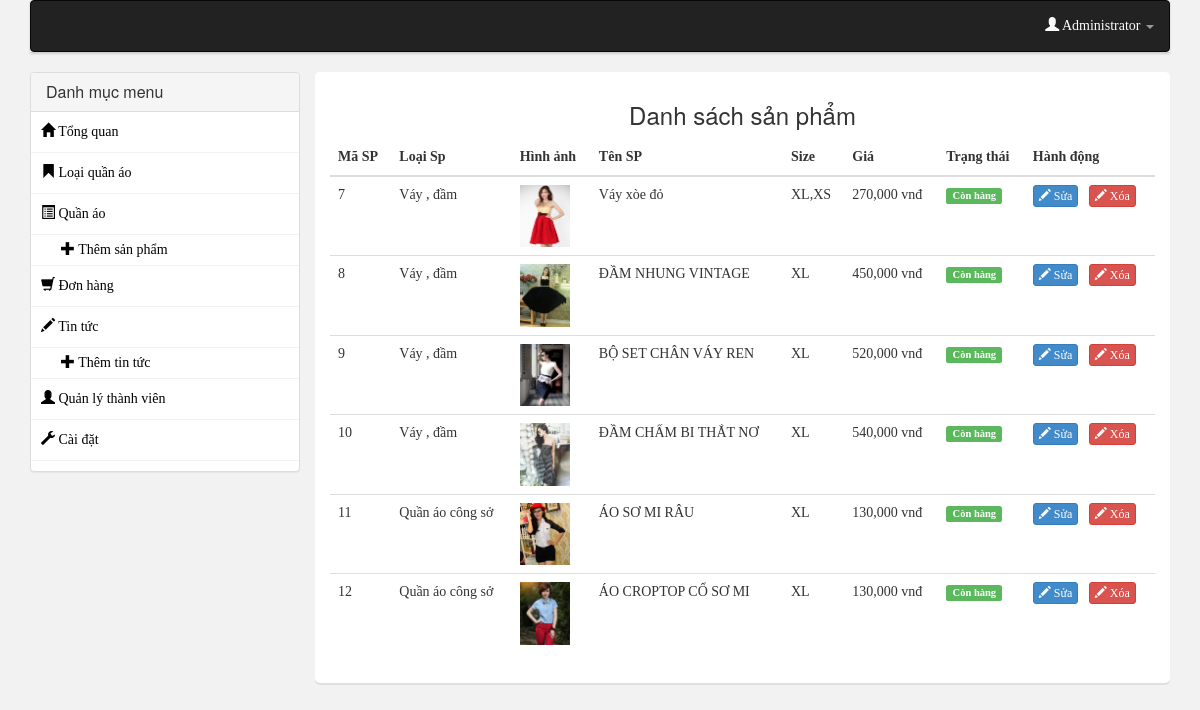
The app's page /admincp/index.php?action=product (signed in) with its own data.
### tables this page shows
CREATE TABLE IF NOT EXISTS `sanpham` (
  `masp` int(11) NOT NULL AUTO_INCREMENT,
  `maloai` int(11) NOT NULL,
  `tensp` varchar(100) NOT NULL,
  `mota` text NOT NULL,
  `gia` int(11) NOT NULL,
  `size` varchar(20) NOT NULL,
  `hinhanh` varchar(100) NOT NULL,
  `trangthai` int(11) NOT NULL,
  PRIMARY KEY (`masp`)
);

CREATE TABLE IF NOT EXISTS `theloaisp` (
  `maloai` int(11) NOT NULL AUTO_INCREMENT,
  `tenloai` varchar(30) NOT NULL,
  `mota` varchar(100) NOT NULL,
  PRIMARY KEY (`maloai`)
);

### include/class.db.php (called while the page is built, shortened)
<?php
Class Config extends mysqli{
    public $db;
    public $query;
    public function __construct(){
       $this->db = new mysqli('localhost','root','','project_nhom16') or die($this->db->errno);
       $this->db->query("SET NAMES 'utf8'");
    }
    public function fetchData(){
        $data = array();
        $this->result = $this->db->query($this->query);
        while ($dl = $this->result->fetch_assoc()) {
            $data[] = $dl;
        }
    return $data;
    }
}
?>

### admincp/inc/product.php (the view)
<h3 class="text-center" >Danh sách sản phẩm</h3>
<table class="table">
<thead>
    <th>Mã SP</th>
    <th>Loại Sp</th>
    <th>Hình ảnh</th>
    <th>Tên SP</th>
    <th>Size</th>
    <th>Giá</th>
    <th>Trạng thái</th>
    <th>Hành động</th>
</thead>
<tbody>
    <?php
        $data = $sp->show_product();
        foreach ($data as $v) {
    ?>
    <tr>
        <td><?php echo $v['masp'];?></td>
        <td><?php echo $v['tenloai'];?></td>
        <td><img src="../uploads/product/<?php echo $v['hinhanh'];?>" class="img-responsive" width="50px"/></td>
        <td><?php echo $v['tensp'];?></td>
        <td><?php echo $v['size'];?></td>
        <td><?php echo number_format($v['gia']).' vnđ';?></td>
        <td><?php echo $sp->product_status($v['trangthai']);?></td>
        <td>
             <a href="index.php?action=edit_product&id=<?php echo $v['masp'];?>"><button class="btn btn-primary btn-xs"><b class="glyphicon glyphicon-pencil"></b> Sửa</button> &nbsp;</a>
             <a href="index.php?action=delete_product&id=<?php echo $v['masp'];?>"><button class="btn btn-danger btn-xs" onclick="return confirm('Bạn có muốn xóa không ?');"><b class="glyphicon glyphicon-pencil"></b> Xóa</button></a>
        </td>
    </tr>
    <?php
        }
    ?>
</tbody>
</table>

### admincp/index.php (shortened to what this page needs)
<?php
require_once('../include/class.admincp.php');
$sp = new Categories();
?>
<!DOCTYPE html>
<html>
  <head>
    <link href="css/bootstrap.min.css" rel="stylesheet" />
    <link href="css/style.css" rel="stylesheet"/>
  </head>
  <body>
    <div class="wrap-page">
      <div class="container">
        <div class="menu ">
          <nav class="navbar navbar-inverse" role="navigation">
            <div class="navbar-header">
              <a class="navbar-brand" href="#"><img src="file:///C:/Users/Nguyen/Downloads/bootstrap-3.0.2-dist/bootstrap-3.0.2-dist/ex/images/logo.png" height="17px" width="74px"></a>
            </div>
            <div class="collapse navbar-collapse" id="bs-example-navbar-collapse-1">
              <ul class="nav navbar-nav navbar-right">
                <li class="dropdown">
                  <a href="#" class="dropdown-toggle" data-toggle="dropdown"><b class="glyphicon glyphicon-user"></b> Administrator <b class="caret"></b></a>
                </li>
              </ul>
            </div>
          </nav>
        </div>
        <div class="col-md-3 sidebar-menu">
          <div class="panel-group" id="accordion">
            <div class="panel panel-default">
              <div class="panel-heading">
                <h4 class="panel-title">
                  <a data-toggle="collapse" data-parent="#accordion" href="#collapseOne">
                    Danh mục menu
                  </a>
                </h4>
              </div>
              <div id="collapseOne" class="panel-collapse collapse in">
                <div class="panel-body">
                  <ul>
                    <li><a href="index.php"><b class="glyphicon glyphicon-home"></b> Tổng quan</a></li>
                    <li class="dropdown"><a href="index.php?action=cat"><b class="glyphicon glyphicon-bookmark"></b> Loại quần áo</a>
                    </li>
                    <li><a href="index.php?action=product"><b class="glyphicon glyphicon-list-alt"></b> Quần áo</a>
                        <ul>
                            <li><a href="index.php?action=add_product"><b class="glyphicon glyphicon-plus"></b> Thêm sản phẩm</a></li>
                        </ul>
                    </li>
                    <li><a href="index.php?action=order"><b class="glyphicon glyphicon-shopping-cart"></b> Đơn hàng</a></li>
                    <li><a href="index.php?action=news"><b class="glyphicon glyphicon-pencil"></b> Tin tức</a>
                    <ul>
                            <li><a href="index.php?action=add_news"><b class="glyphicon glyphicon-plus"></b> Thêm tin tức</a></li>
                        </ul>
                    </li>
                    <li><a href="index.php?action=members"><b class="glyphicon glyphicon-user"></b> Quản lý thành viên</a></li>
                    <li><a href="index.php?action=setting"><b class="glyphicon glyphicon-wrench"></b> Cài đặt</a></li>
                  </ul>
                </div>
              </div>
            </div>
          </div>
        </div>
        <div class="content col-md-9">
          <?php
            $action = @$_GET['action'];
            switch ($action) {
               case 'product':
               include('inc/product.php');
               break;
            }
          ?>
        </div>
      </div>
    </div>
  </body>
</html>

### include/class.admincp.php (shortened to what this page needs)
<?php
require_once('class.db.php');
class Categories extends Config{
    public function show_product($more_query = ''){
        $this->query = "SELECT *,sanpham.mota as motasp FROM sanpham INNER JOIN theloaisp USING(maloai) $more_query";
        return $this->fetchData();
    }
    public function product_status($status){
        if($status == 1){
            return '<span class="label label-success">Còn hàng</span>';
        }else if($status == 2){
            return '<span class="label label-default">Hết hàng</span>';
        }else{
            return '<span class="label label-primary">Đang nhập</span>';
        }
    }
}
?>

### admincp/css/style.css (style rules this page uses)
body { font-family: tahoma;background:#f2f2f2; }
.nav a { color:white; }
.nav.navbar-nav > li > a { color:white; font-family: Myriad Pro; }
.content { background:white; overflow: hidden; padding-top:10px; padding-bottom: 10px; border-radius: 5px; box-shadow: 0px 2px 0px rgba(0,0,0,0.08); }
.menu { box-shadow: 0 2px 2px #CDCDCD; }
.sidebar-menu { padding-left:0px; }
.sidebar-menu ul { padding: 0; list-style-position: inside; list-style: none; }
.sidebar-menu ul li { border-bottom:1px solid #f2f2f2; }
.sidebar-menu ul li a { padding:10px 0px; display: block; text-decoration: none; color:black; margin-left:10px; }
.sidebar-menu ul>li>ul { background:white; }
.sidebar-menu ul>li>ul li { padding-left:20px; border:none!important; border-top:1px solid #f2f2f2!important; }
.sidebar-menu ul>li>ul li a { color:black!important; padding-top:5px!important; padding-bottom: 5px!important; }
.panel-default>.panel-heading+.panel-collapse .panel-body { padding:0; }

### records on screen
sanpham: masp "7", theloaisp.tenloai "Váy , đầm", hinhanh (picture), tensp "Váy xòe đỏ", size "XL,XS", gia "270,000", trangthai "Còn hàng"
sanpham: masp "8", theloaisp.tenloai "Váy , đầm", hinhanh (picture), tensp "ĐẦM NHUNG VINTAGE", size "XL", gia "450,000", trangthai "Còn hàng"
sanpham: masp "9", theloaisp.tenloai "Váy , đầm", hinhanh (picture), tensp "BỘ SET CHÂN VÁY REN", size "XL", gia "520,000", trangthai "Còn hàng"
sanpham: masp "10", theloaisp.tenloai "Váy , đầm", hinhanh (picture), tensp "ĐẦM CHẤM BI THẮT NƠ", size "XL", gia "540,000", trangthai "Còn hàng"
sanpham: masp "11", theloaisp.tenloai "Quần áo công sở", hinhanh (picture), tensp "ÁO SƠ MI RÂU", size "XL", gia "130,000", trangthai "Còn hàng"
sanpham: masp "12", theloaisp.tenloai "Quần áo công sở", hinhanh (picture), tensp "ÁO CROPTOP CỔ SƠ MI", size "XL", gia "130,000", trangthai "Còn hàng"
